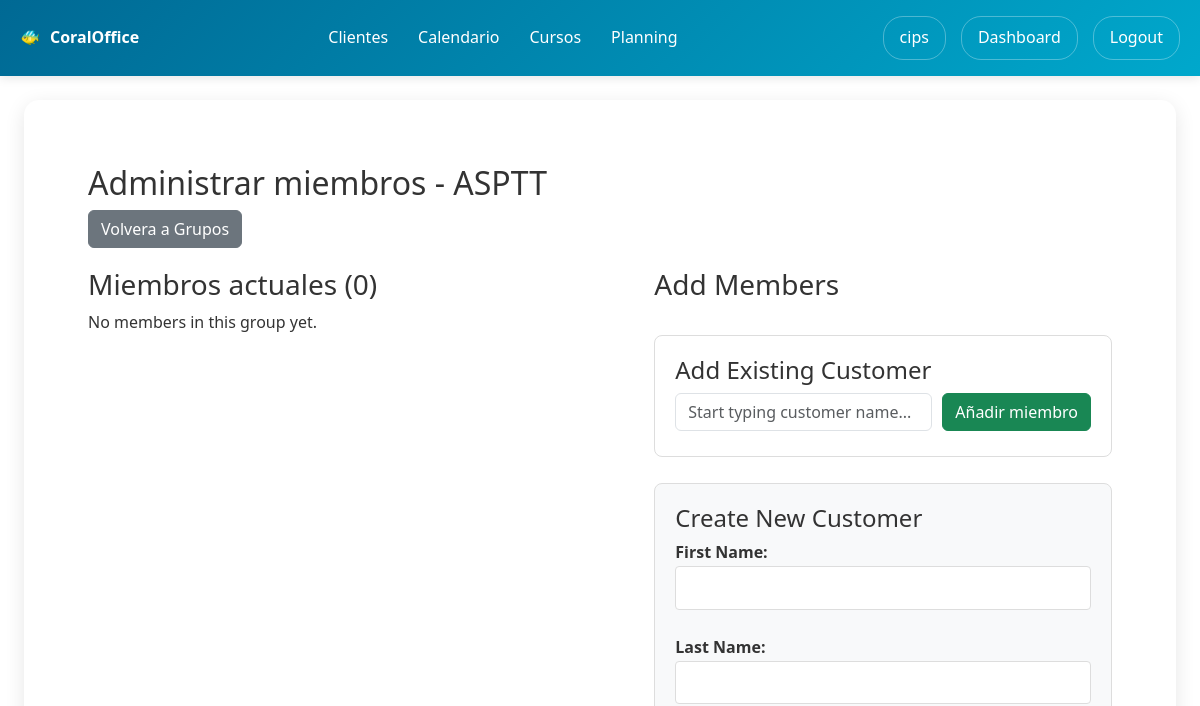
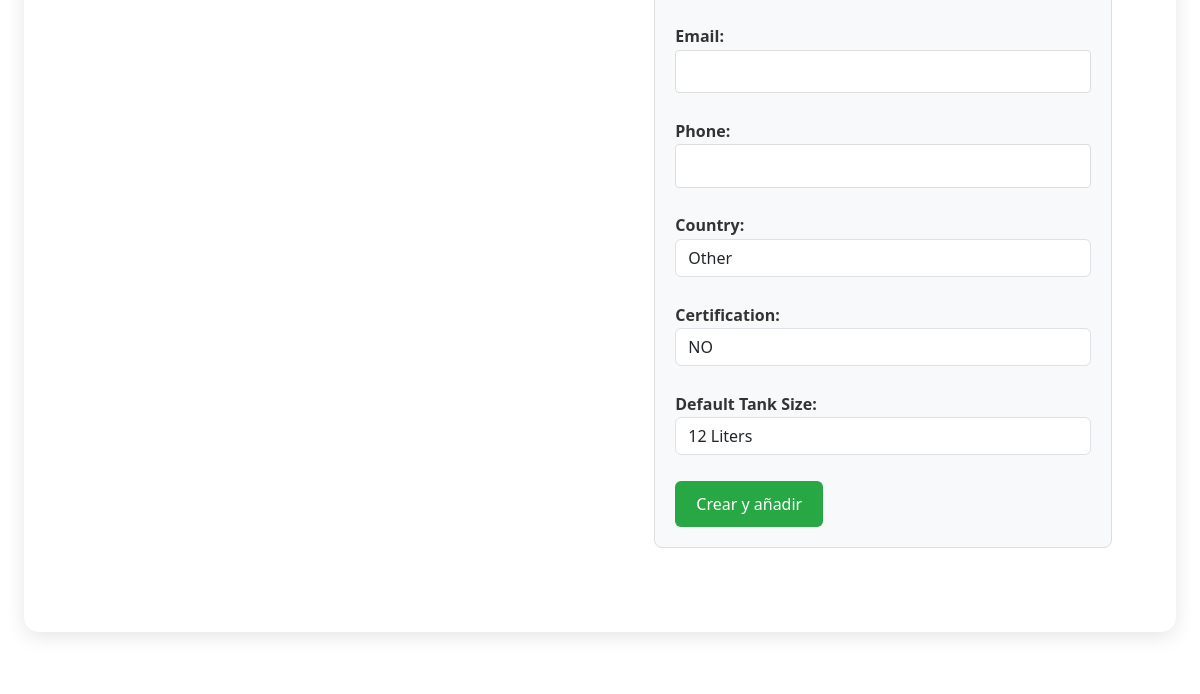
Before: /users/diving-groups/31/members/ (signed in, upper part) with the older database file (2 pictures, top to bottom).
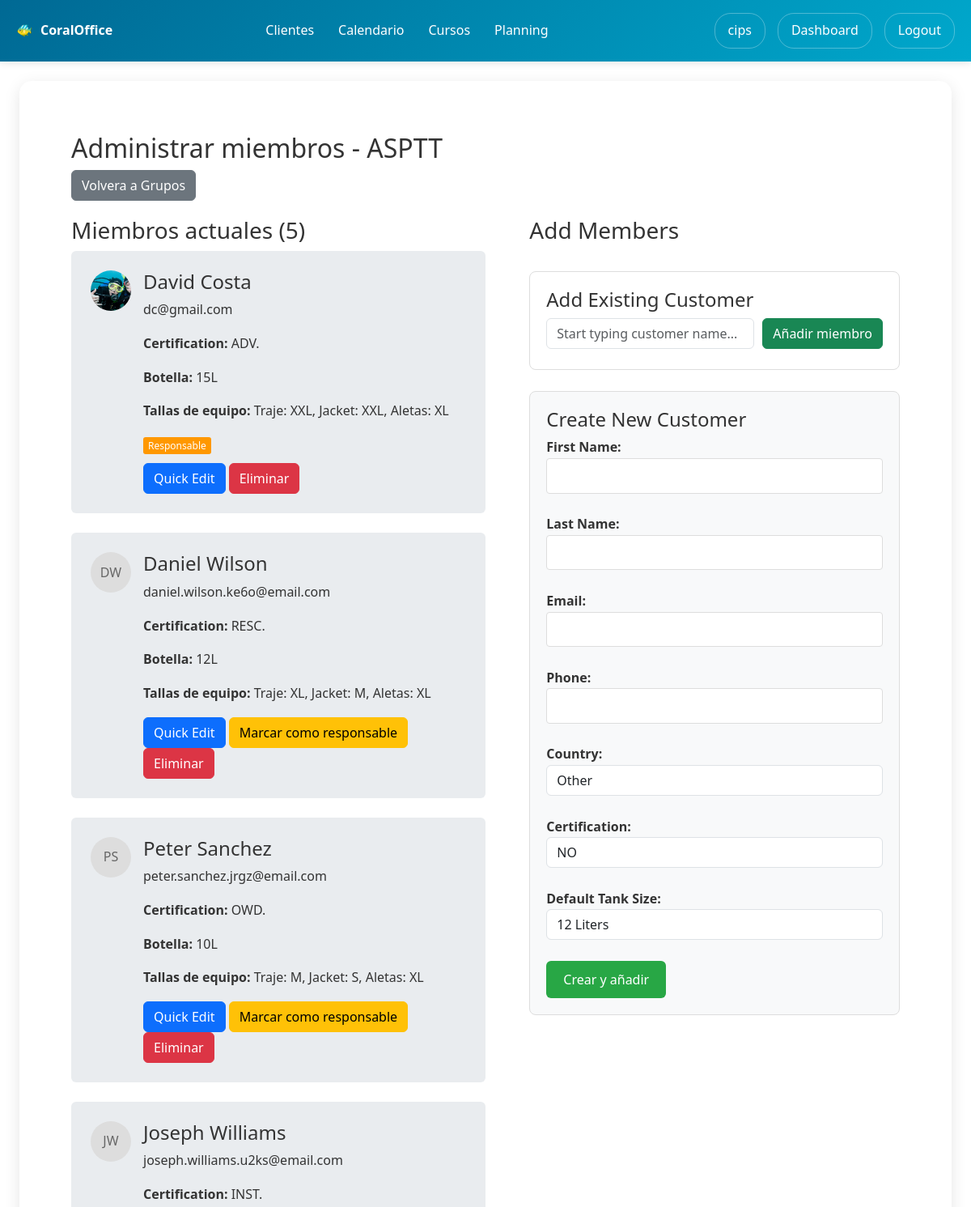
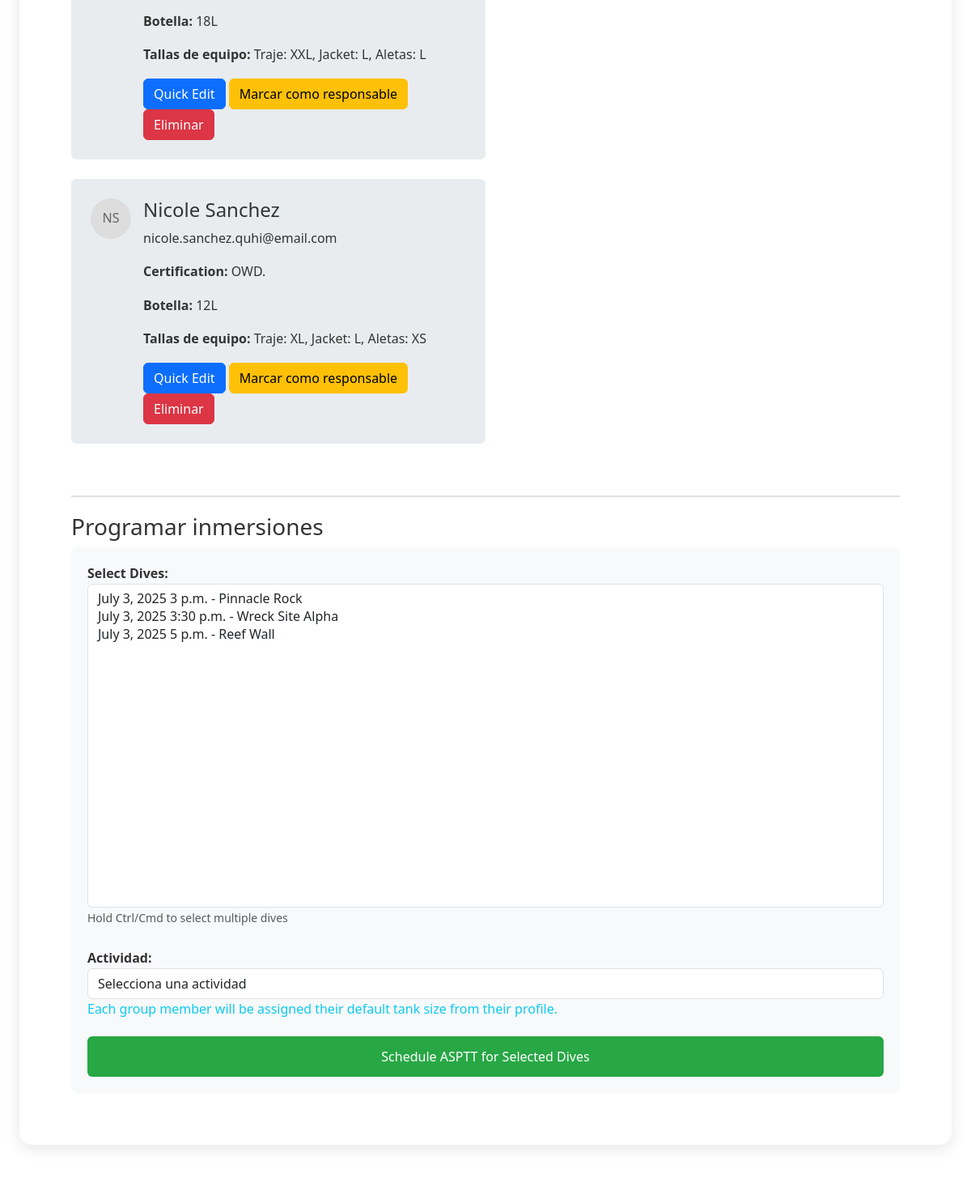
After: the same page with the newer database file (2 pictures, top to bottom).
### users/models.py (models this page shows, shortened)
class DivingGroup(models.Model):
    diving_center = models.ForeignKey(User, on_delete=models.CASCADE, related_name='diving_groups')
    name = models.CharField(max_length=100)
    country = models.CharField(max_length=10, choices=Customer.COUNTRY_CHOICES, default='OTHER')
    contact_person = models.CharField(max_length=100)
    email = models.EmailField()
    phone = models.CharField(max_length=20)
    description = models.TextField(blank=True)
    arrival_date = models.DateField(null=True, blank=True)
    departure_date = models.DateField(null=True, blank=True)
    created_at = models.DateTimeField(auto_now_add=True)

class DivingGroupMember(models.Model):
    group = models.ForeignKey(DivingGroup, on_delete=models.CASCADE, related_name='members')
    customer = models.ForeignKey(Customer, on_delete=models.CASCADE, related_name='group_memberships')
    is_leader = models.BooleanField(default=False)
    added_at = models.DateTimeField(auto_now_add=True)
    class Meta:
        unique_together = ['group', 'customer']

class Customer(models.Model):
    DIVING_LEVEL_CHOICES = [
        ('NONE', 'NO'),
        ('BEGINNER', 'SCUBA'),
        ('OPEN_WATER', 'OWD.'),
        ('ADVANCED_OPEN_WATER', 'ADV.'),
        ('RESCUE_DIVER', 'RESC.'),
        ('DIVEMASTER', 'DM.'),
        ('INSTRUCTOR', 'INST.'),
    ]
    LANGUAGE_CHOICES = [
        ('EN', 'English'),
        ('ES', 'Spanish'),
        ('FR', 'French'),
        ('CAT', 'Catalan'),
        ('OTHER', 'Other'),
    ]
    COUNTRY_CHOICES = [
        ('US', 'United States'),
        ('CA', 'Canada'),
        ('GB', 'United Kingdom'),
        ('FR', 'France'),
        ('DE', 'Germany'),
        ('IT', 'Italy'),
        ('ES', 'Spain'),
        ('PT', 'Portugal'),
        ('NL', 'Netherlands'),
        ('BE', 'Belgium'),
        ('CH', 'Switzerland'),
        ('AT', 'Austria'),
        ('SE', 'Sweden'),
        ('NO', 'Norway'),
        ('DK', 'Denmark'),
        ('FI', 'Finland'),
        ('IN', 'India'),
        ('OTHER', 'Other'),
    ]
    diving_center = models.ForeignKey(User, on_delete=models.CASCADE, related_name='customers')
    first_name = models.CharField(max_length=50)
    last_name = models.CharField(max_length=50)
    email = models.EmailField()
    phone_number = models.CharField(max_length=20)
    country = models.CharField(max_length=10, choices=COUNTRY_CHOICES, default='OTHER')
    language = models.CharField(max_length=10, choices=LANGUAGE_CHOICES, default='EN')
    birthday = models.DateField(null=True, blank=True)
    certification_level = models.CharField(max_length=50, choices=DIVING_LEVEL_CHOICES, default='NONE')
    emergency_contact = models.CharField(max_length=100, blank=True)
    medical_conditions = models.TextField(blank=True)
    weight = models.FloatField(null=True, blank=True, help_text="Weight in kg")
    height = models.FloatField(null=True, blank=True, help_text="Height in cm")
    foot_size = models.FloatField(null=True, blank=True, help_text="Foot size (EU)")
    default_tank_size = models.CharField(max_length=10, choices=[
        ('10L', '10 Liters'),
        ('12L', '12 Liters'),
        ('15L', '15 Liters'),
        ('18L', '18 Liters'),
    ], default='12L', help_text="Default tank size for this customer")
    profile_picture = models.ImageField(upload_to='customer_profiles/', null=True, blank=True)
    diving_licence = models.FileField(upload_to='customer_documents/licences/', null=True, blank=True)
    diving_insurance = models.FileField(upload_to='customer_documents/insurance/', null=True, blank=True)
    medical_check = models.FileField(upload_to='customer_documents/medical/', null=True, blank=True)
    signature = models.ImageField(upload_to='customer_signatures/', null=True, blank=True)
    created_at = models.DateTimeField(auto_now_add=True)
    def get_wetsuit_size(self):
        if not self.height or not self.weight:
            return "Not calculated"
        if self.height < 160:
            if self.weight < 50: return "XS"
            elif self.weight < 60: return "S"
            elif self.weight < 70: return "M"
            else: return "L"
        elif self.height < 170:
            if self.weight < 55: return "S"
            elif self.weight < 65: return "M"
            elif self.weight < 75: return "L"
            else: return "XL"
        elif self.height < 180:
            if self.weight < 60: return "M"
            elif self.weight < 70: return "L"
            elif self.weight < 80: return "XL"
            else: return "XXL"
        else:
            if self.weight < 70: return "L"
            elif self.weight < 80: return "XL"
            else: return "XXL"
    def get_bcd_size(self):
        if not self.height or not self.weight:
            return "Not calculated"
        if self.weight < 55: return "XS"
        elif self.weight < 65: return "S"
        elif self.weight < 75: return "M"
        elif self.weight < 85: return "L"
        elif self.weight < 95: return "XL"
        else: return "XXL"
    def get_fins_size(self):
        if not self.foot_size:
            return "Not calculated"
        if self.foot_size <= 36: return "XS"
        elif self.foot_size <= 38: return "S"
        elif self.foot_size <= 41: return "M"
        elif self.foot_size <= 43: return "L"
        elif self.foot_size <= 45: return "XL"
        else: return "XXL"
    medical_questionnaire_answers = models.JSONField(default=dict, blank=True, help_text="Stores answers to medical questionnaire")
    swimming_ability = models.CharField(max_length=20, choices=[
        ('excellent', 'Excellent'),
        ('good', 'Good'),
        ('fair', 'Fair'),
        ('poor', 'Poor'),
    ], blank=True)

### users/views.py (the view, shortened to what this page needs)
# urls.py: path('diving-groups/<int:group_id>/members/', views.manage_group_members, name='manage_group_members'),
@login_required
def manage_group_members(request, group_id):
    if not request.user.userprofile.is_diving_center:
        messages.error(request, 'Access denied.')
        return redirect('users:profile')
    group = get_object_or_404(DivingGroup, id=group_id, diving_center=request.user)
    members = DivingGroupMember.objects.filter(group=group)
    courses = Course.objects.all().order_by('-just_one_dive', 'name')
    available_customers = Customer.objects.filter(diving_center=request.user).exclude(
        id__in=members.values_list('customer_id', flat=True)
    )
    from datetime import date
    available_dives = DiveSchedule.objects.filter(
        diving_center=request.user,
        date__gte=date.today()
    ).order_by('date', 'time')
    group_courses = Course.objects.filter(diving_center=request.user).order_by('-just_one_dive', 'name')
    tank_choices = CustomerDiveActivity.TANK_SIZE_CHOICES
    quick_customer_form = QuickCustomerForm()
    return render(request, 'users/manage_group_members.html', {
        'group': group,
        'members': members,
        'courses': courses,
        'available_customers': available_customers,
        'available_dives': available_dives,
        'group_courses': group_courses,
        'tank_choices': tank_choices,
        'quick_customer_form': quick_customer_form,
    })

### users/forms.py
class QuickCustomerForm(forms.ModelForm):
    class Meta:
        model = Customer
        fields = ('first_name', 'last_name', 'email', 'phone_number', 'country', 'certification_level', 'default_tank_size')
        widgets = {
            'country': forms.Select(attrs={'class': 'form-control'}),
            'certification_level': forms.Select(attrs={'class': 'form-control'}),
            'default_tank_size': forms.Select(attrs={'class': 'form-control'}),
        }

### users/templates/users/manage_group_members.html (shortened to what the changed rows need)
{% extends 'users/base.html' %}
{% block users_content %}
<div class="p-3 d-flex flex-column">
    <h2>Administrar miembros - {{ group.name }}</h2>
    <div style="margin-bottom: 20px;">
        <a href="{% url 'users:diving_groups_list' %}" class="btn btn-secondary">Volvera a Grupos</a>
    </div>
    <div class="d-flex flex-column flex-lg-row justify-content-lg-between">
        <div class="col-12 col-lg-6">
            <h3>Miembros actuales ({{ members.count }})</h3>
            {% if members %}
                {% for member in members %}
                <div class="participant-card">
                    <div style="display: flex; align-items: start; gap: 15px;" class="bg-body-secondary p-4 mb-4 rounded">
                        <div style="flex-shrink: 0;">
                            {% if member.customer.profile_picture %}
                                <img src="{{ member.customer.profile_picture.url }}" alt="{{ member.customer.first_name }}" style="width: 50px; height: 50px; border-radius: 50%; object-fit: cover;">
                            {% else %}
                                <div style="width: 50px; height: 50px; border-radius: 50%; background: #ddd; display: flex; align-items: center; justify-content: center; color: #666;">
                                    {{ member.customer.first_name.0 }}{{ member.customer.last_name.0 }}
                                </div>
                            {% endif %}
                        </div>
                        <div>
                            <h4>{{ member.customer.first_name }} {{ member.customer.last_name }}</h4>
                        <p>{{ member.customer.email }}</p>
                        <p><strong>Certification:</strong> {{ member.customer.get_certification_level_display }}</p>
                        <p><strong>Botella:</strong> <span id="tank-size-{{ member.customer.id }}">{{ member.customer.default_tank_size }}</span></p>
                        <p><strong>Tallas de equipo:</strong> Traje: <span id="wetsuit-size-{{ member.customer.id }}">{{ member.customer.get_wetsuit_size }}</span>, Jacket: <span id="bcd-size-{{ member.customer.id }}">{{ member.customer.get_bcd_size }}</span>, Aletas: <span id="fins-size-{{ member.customer.id }}">{{ member.customer.get_fins_size }}</span></p>
                        {% if member.is_leader %}
                            <span style="background-color: #ff9800; color: white; padding: 2px 6px; border-radius: 3px; font-size: 12px;">Responsable</span>
                        {% endif %}
                        <div style="margin-top: 10px;">
                            <button type="button" onclick="showQuickEdit({{ member.customer.id }})" class="btn btn-primary">Quick Edit</button>
                            {% if not member.is_leader %}
                            <form method="post" style="display: inline;">
                                <button type="submit" name="set_leader" class="btn btn-warning">Marcar como responsable</button>
                            </form>
                            {% endif %}
                            <form method="post" style="margin: 0; display: inline;">
                                <button type="submit" name="remove_member" class="btn btn-danger">Eliminar</button>
                            </form>
                        </div>
                        </div>
                    </div>
                </div>
                {% endfor %}
            {% else %}
                <p>No members in this group yet.</p>
            {% endif %}
        </div>
        <div>
            <br>
                {% if available_customers %}
    <br>
            {% else %}
                <p>All customers are already members of this group.</p>
            {% endif %}
        </div>
    </div>
        {% if members and available_dives %}
        <div style="margin-top: 40px; border-top: 2px solid #e0e0e0; padding-top: 20px;">
            <h3>Programar inmersiones</h3>
            <form method="post" style="background: #f8f9fa; padding: 20px; border-radius: 8px;">
                <div class="d-flex flex-column">
                    <div class="mb-4">
                        <label for="selected_dives"><strong>Select Dives:</strong></label>
                        <select name="selected_dives" id="selected_dives" multiple class="form-control" style="height: 400px;" required>
                            {% for dive in available_dives %}
                                <option value="{{ dive.id }}">{{ dive.date }} {{ dive.time }} - {{ dive.dive_site.name }}</option>
                            {% endfor %}
                        </select>
                        <small class="text-muted">Hold Ctrl/Cmd to select multiple dives</small>
                    </div>
                    <div>
                        <label for="activity_id"><strong>Actividad:</strong></label>
                        <select name="course_id" id="activity_id" class="form-control" required>
                            <option value="">Selecciona una actividad</option>
                        </select>
                    </div>
                </div>
                <div style="margin-bottom: 20px;">
                    <p class="text-info">
                        Each group member will be assigned their default tank size from their profile.
                    </p>
                </div>
                <button type="submit" name="schedule_group" class="btn" style="background: #28a745; color: white; padding: 12px 24px; font-size: 16px; width: 100%;">
                    Schedule {{ group.name }} for Selected Dives
                </button>
            </form>
        </div>
        {% elif members %}
        <p style="margin-top: 20px;">No upcoming dives available. <a href="{% url 'users:schedule_dive' %}">Schedule a new dive</a> to be able to assign this group.</p>
        {% endif %}
</div>
{% endblock %}

Changed rows visible on the page:
shown differently, row unchanged: DivingGroup "ASPTT": name (not shown) → "ASPTT"
added DivingGroupMember: customer.profile_picture (picture), customer.first_name "David", customer.last_name "Costa", customer.email "dc@gmail.com", customer.certification_level "ADV.", customer.default_tank_size "15L", customer.get_wetsuit_size "XXL", customer.get_bcd_size "XXL", customer.get_fins_size "XL", is_leader "Responsable"
added DivingGroupMember: customer.first_name.0 "D", customer.last_name.0 "W", customer.first_name "Daniel", customer.last_name "Wilson", customer.email "daniel.wilson.ke6o@email.com", customer.certification_level "RESC.", customer.default_tank_size "12L", customer.get_wetsuit_size "XL", customer.get_bcd_size "M", customer.get_fins_size "XL"
added DivingGroupMember: customer.first_name.0 "P", customer.last_name.0 "S", customer.first_name "Peter", customer.last_name "Sanchez", customer.email "peter.sanchez.jrgz@email.com", customer.certification_level "OWD.", customer.default_tank_size "10L", customer.get_wetsuit_size "M", customer.get_bcd_size "S", customer.get_fins_size "XL"
added DivingGroupMember: customer.first_name.0 "J", customer.last_name.0 "W", customer.first_name "Joseph", customer.last_name "Williams", customer.email "joseph.williams.u2ks@email.com", customer.certification_level "INST.", customer.default_tank_size "18L", customer.get_wetsuit_size "XXL", customer.get_bcd_size "L", customer.get_fins_size "L"
added DivingGroupMember: customer.first_name.0 "N", customer.last_name.0 "S", customer.first_name "Nicole", customer.last_name "Sanchez", customer.email "nicole.sanchez.quhi@email.com", customer.certification_level "OWD.", customer.default_tank_size "12L", customer.get_wetsuit_size "XL", customer.get_bcd_size "L", customer.get_fins_size "XS"
Other visible differences:
{{ members.count }}: "0" → "5"
form field selected_dives: (not shown) → "July 3, 2025 3 p.m. - Pinnacle Rock / July 3, 2025 3:30 p.m. - Wreck Site Alpha / July 3, 2025 5 p.m. - Reef Wall"
form field course_id: (not shown) → "Selecciona una actividad"
text no longer shown: "No members in this group yet."
text now shown: "Programar inmersiones Select Dives: Hold Ctrl/Cmd to select multiple dives Actividad: Each group member will be assigned their default tank size from their profile. Schedule for Selected Dives"
